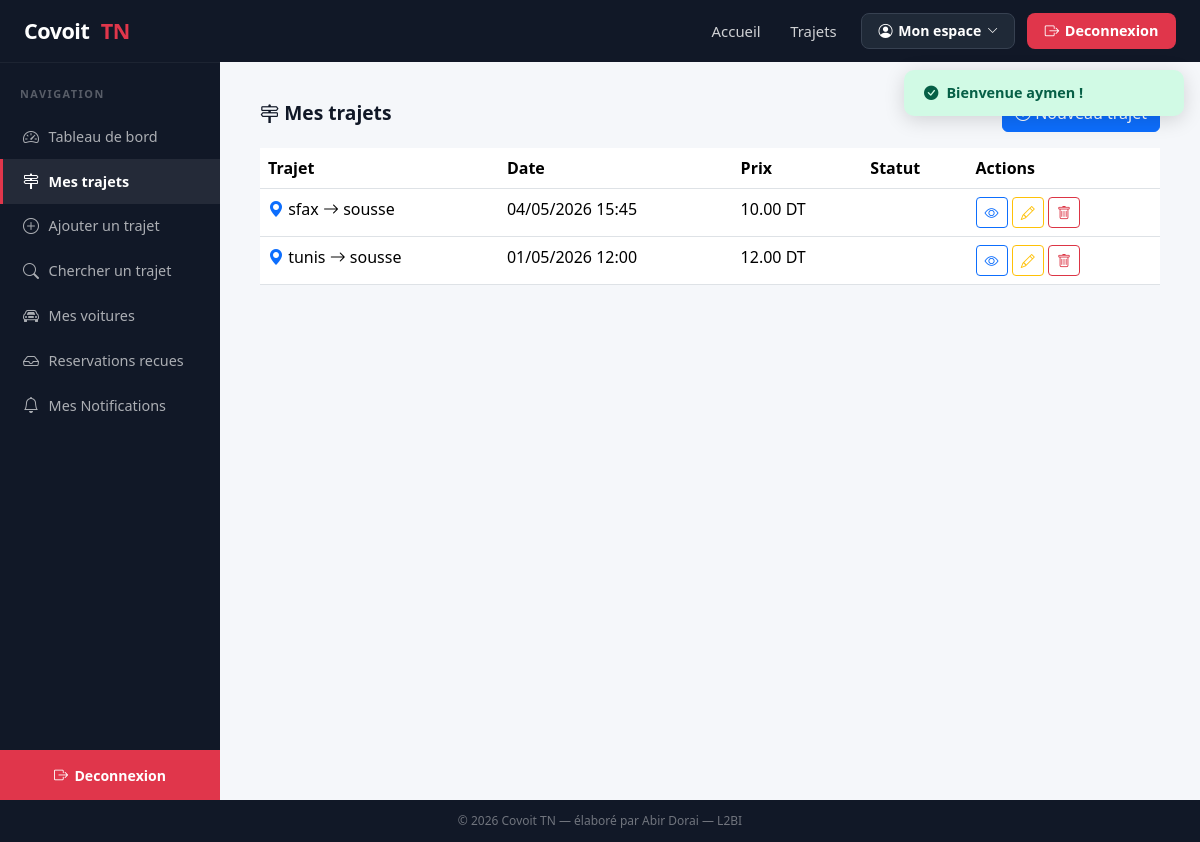
Screenshot of /index.php?controller=trajet&action=mesTrajets (signed in) with the database file from the repository.
### tables this page shows
CREATE TABLE `trajet` (
  `idTrajet` int(11) NOT NULL,
  `idConducteur` int(11) NOT NULL,
  `villeDepart` varchar(50) NOT NULL,
  `villeArrivee` varchar(50) NOT NULL,
  `dateDepart` datetime NOT NULL,
  `prixParPersonne` double NOT NULL,
  `statut` varchar(20) DEFAULT 'Actif'
);

### controllers/TrajetController.php (called while the page is built, shortened)
<?php
require_once __DIR__ . '/../models/Trajet.php';
require_once __DIR__ . '/../models/Utilisateur.php';
class TrajetController extends Controller
{
    public function mesTrajets()
    {
        $userModel    = new Utilisateur();
        $trajetModel  = new Trajet();
        $idConducteur = $userModel->getIdConducteur($_SESSION['user']['idUtilisateur']);
        $trajets = $trajetModel->findByConducteur($idConducteur);
        $this->render('trajet/mes_trajets', ['trajets' => $trajets]);
    }
}

### core/Router.php (called while the page is built, shortened)
<?php
class Router
{
    public function dispatch()
    {
        $actionName     = isset($_GET['action'])     ? $_GET['action']     : 'index';
        $actionName     = preg_replace('/[^a-zA-Z0-9_]/', '', $actionName);
        $controller = new $className();
        $controller->$actionName();
    }
}

### index.php (called while the page is built, shortened)
<?php
require_once __DIR__ . '/core/Router.php';
$router = new Router();
$router->dispatch();

### config/database.php (called while the page is built, shortened)
<?php
class Database
{
    private static $host    = 'localhost';
    private static $dbname  = 'covoi_tn';
    private static $user    = 'root';
    private static $pass    = '';
    private static $charset = 'utf8mb4';
    private static $instance = null;
    public static function getInstance()
    {
        if (self::$instance === null) {
            $dsn = 'mysql:host=' . self::$host
                 . ';dbname=' . self::$dbname
                 . ';charset=' . self::$charset;
            $options = [
                PDO::ATTR_ERRMODE            => PDO::ERRMODE_EXCEPTION,
                PDO::ATTR_DEFAULT_FETCH_MODE => PDO::FETCH_ASSOC,
                PDO::ATTR_EMULATE_PREPARES   => false,
            ];
            try {
                self::$instance = new PDO($dsn, self::$user, self::$pass, $options);
            } catch (PDOException $e) {
                die('Erreur de connexion a la base de donnees : ' . $e->getMessage());
            }
        }
        return self::$instance;
    }
}

### core/Model.php (called while the page is built, shortened)
<?php
require_once __DIR__ . '/../config/database.php';
abstract class Model
{
    public function __construct()
    {
        $this->db = Database::getInstance();
    }
}

### models/Utilisateur.php (called while the page is built, shortened)
<?php
require_once __DIR__ . '/../core/Model.php';
class Utilisateur extends Model
{
    public function getIdConducteur($idUtilisateur)
    {
        $sql = "SELECT idConducteur FROM conducteur WHERE idUtilisateur = :id";
        $stmt = $this->db->prepare($sql);
        $stmt->execute([':id' => $idUtilisateur]);
        $row = $stmt->fetch();
        return $row ? (int) $row['idConducteur'] : null;
    }
}

### models/Trajet.php (called while the page is built, shortened)
<?php
require_once __DIR__ . '/../core/Model.php';
class Trajet extends Model
{
    public function findByConducteur($idConducteur)
    {
        $sql = "SELECT * FROM trajet WHERE idConducteur = :id ORDER BY dateDepart DESC";
        $stmt = $this->db->prepare($sql);
        $stmt->execute([':id' => $idConducteur]);
        return $stmt->fetchAll();
    }
}

### views/trajet/mes_trajets.php (the view, shortened to what this page needs)
<div class="d-flex justify-content-between align-items-center mb-3">
    <h2 class="section-title mb-0"><i class="bi bi-signpost-2"></i> Mes trajets</h2>
    <a href="<?= BASE_URL ?>?controller=trajet&action=create" class="btn btn-primary">
    </a>
</div>
<?php if (empty($trajets)): ?>
    <div class="alert alert-info">
        Vous n'avez pas encore propose de trajet.
        <a href="<?= BASE_URL ?>?controller=trajet&action=create">Proposer mon premier trajet</a>
    </div>
<?php else: ?>
    <div class="table-responsive">
        <table class="table table-hover bg-white">
            <thead>
                <tr>
                    <th>Trajet</th>
                    <th>Date</th>
                    <th>Prix</th>
                    <th>Statut</th>
                    <th>Actions</th>
                </tr>
            </thead>
            <tbody>
                <?php foreach ($trajets as $t): ?>
                    <tr>
                        <td>
                            <i class="bi bi-geo-alt-fill text-primary"></i>
                            <?= htmlspecialchars($t['villeDepart']) ?>
                            <i class="bi bi-arrow-right"></i>
                            <?= htmlspecialchars($t['villeArrivee']) ?>
                        </td>
                        <td><?= date('d/m/Y H:i', strtotime($t['dateDepart'])) ?></td>
                        <td><?= number_format($t['prixParPersonne'], 2) ?> DT</td>
                        <td>
                            <span class="badge badge-statut-<?= htmlspecialchars($t['statut']) ?>">
                            </span>
                        </td>
                        <td>
                            <a href="<?= BASE_URL ?>?controller=trajet&action=show&id=<?= $t['idTrajet'] ?>"
                               class="btn btn-sm btn-outline-primary"><i class="bi bi-eye"></i></a>
                            <a href="<?= BASE_URL ?>?controller=trajet&action=edit&id=<?= $t['idTrajet'] ?>"
                               class="btn btn-sm btn-outline-warning"><i class="bi bi-pencil"></i></a>
                            <a href="<?= BASE_URL ?>?controller=trajet&action=delete&id=<?= $t['idTrajet'] ?>"
                               class="btn btn-sm btn-outline-danger"
                               onclick="return confirm('Supprimer ce trajet ?')"><i class="bi bi-trash"></i></a>
                        </td>
                    </tr>
                <?php endforeach; ?>
            </tbody>
        </table>
    </div>
<?php endif; ?>

### public/css/style.css (style rules this page uses)
:root { --red: #e0364b; --red-dark: #c02a3a; --navy: #0f1523; --navy2: #1b2547; --dark: #111827; --sidebar-w: 220px; --white: #ffffff; --grey-bg: #f5f7fa; --grey-text: #6b7280; --border: #e5e7eb; --radius: 12px; }
*, *::before, *::after { box-sizing: border-box; }
body { font-family: 'Segoe UI', system-ui, -apple-system, sans-serif; background: var(--grey-bg); color: #1f2937; margin: 0; padding: 0; }
a { color: inherit; }
.section-title { font-size: 1.2rem; font-weight: 700; color: #111827; margin-bottom: 1rem; }

### rows the page displays
trajet: villeDepart "sfax", villeArrivee "sousse", dateDepart "04/05/2026 15:45", prixParPersonne "10.00"
trajet: villeDepart "tunis", villeArrivee "sousse", dateDepart "01/05/2026 12:00", prixParPersonne "12.00"

### other values shown
$_SESSION['flash_success'] "Bienvenue aymen !"
